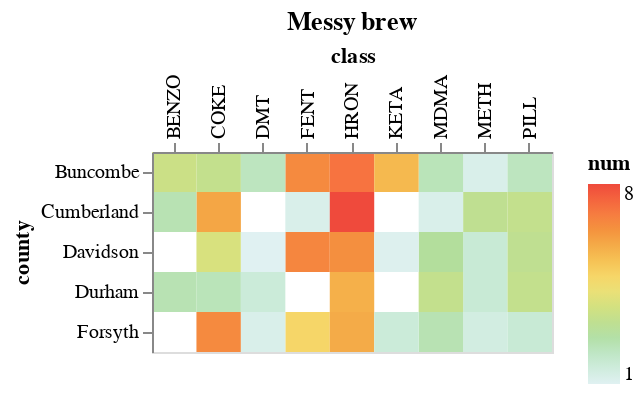

Write notebook code for a chart like this one.
### Code cell
import altair as alt
import pandas as pd

# Since the data is more than 5,000 rows we'll import it from a URL
source = pd.read_csv("/Users/nabarun/Dropbox/Mac/Desktop/testdata.csv")

alt.Chart(
    source,
    title="Drug purity Metrics"
).mark_rect().encode(
    x=alt.Y('class:N', axis=alt.Axis(orient='top')),
    y=alt.Y('county:N'),
    color=alt.Color('num:Q', scale=alt.Scale(scheme="lightmulti")),
    tooltip=[
        alt.Tooltip('date:T', title='Latest'),
        alt.Tooltip('n:Q', title='Number of samples')
    ]       
).properties(
    width=200,
    title="Messy brew"
)

### Figure 1 — Vega-Lite specification as saved in the notebook (floating-point values rounded to 4 significant figures)
{"config": {"view": {"continuousWidth": 400, "continuousHeight": 300}}, "data": {"name": "data-cd0669cf638f008b724b50fc9d528620"}, "mark": "rect", "encoding": {"color": {"field": "num", "scale": {"scheme": "lightmulti"}, "type": "quantitative"}, "tooltip": [{"field": "date", "title": "Latest", "type": "temporal"}, {"field": "n", "title": "Number of samples", "type": "quantitative"}], "x": {"axis": {"orient": "top"}, "field": "class", "type": "nominal"}, "y": {"field": "county", "type": "nominal"}}, "title": "Messy brew", "width": 200, "$schema": "https://vega.github.io/schema/vega-lite/v4.17.0.json", "datasets": {"data-cd0669cf638f008b724b50fc9d528620": [{"county": "Buncombe", "class": "METH", "num": "1.2", "date": "1/6/23", "n": 1}, {"county": "Buncombe", "class": "FENT", "num": "6.2", "date": "1/6/23", "n": 2}, {"county": "Buncombe", "class": "COKE", "num": "3.1", "date": "1/6/23", "n": 3}, {"county": "Buncombe", "class": "MDMA", "num": "2.2", "date": "1/6/23", "n": 4}, {"county": "Buncombe", "class": "HRON", "num": "6.7", "date": "1/6/23", "n": 5}, {"county": "Buncombe", "class": "PILL", "num": "2.1", "date": "1/6/23", "n": 6}, {"county": "Buncombe", "class": "BENZO", "num": "3.3", "date": "1/6/23", "n": 7}, {"county": "Buncombe", "class": "KETA", "num": "5.2", "date": "1/6/23", "n": 8}, {"county": "Buncombe", "class": "DMT", "num": "2.1", "date": "1/6/23", "n": 9}, {"county": "Cumberland", "class": "METH", "num": "3", "date": "1/6/23", "n": 10}, {"county": "Cumberland", "class": "FENT", "num": "1.2", "date": "1/6/23", "n": 11}, {"county": "Cumberland", "class": "COKE", "num": "5.6", "date": "1/6/23", "n": 12}, {"county": "Cumberland", "class": "MDMA", "num": "1.2", "date": "1/6/23", "n": 13}, {"county": "Cumberland", "class": "HRON", "num": "7.5", "date": "1/6/23", "n": 14}, {"county": "Cumberland", "class": "PILL", "num": "3.1", "date": "1/6/23", "n": 15}, {"county": "Cumberland", "class": "BENZO", "num": "2.3", "date": "1/6/23", "n": 16}, {"county": "Cumberland", "class": "KETA", "num": null, "date": "1/6/23", "n": 17}, {"county": "Cumberland", "class": "DMT", "num": null, "date": "1/6/23", "n": 18}, {"county": "Davidson", "class": "METH", "num": "1.7", "date": "1/6/23", "n": 19}, {"county": "Davidson", "class": "FENT", "num": "6.3", "date": "1/6/23", "n": 20}, {"county": "Davidson", "class": "COKE", "num": "3.6", "date": "1/6/23", "n": 21}, {"county": "Davidson", "class": "MDMA", "num": "2.7", "date": "1/6/23", "n": 22}, {"county": "Davidson", "class": "HRON", "num": "6.1", "date": "1/6/23", "n": 23}, {"county": "Davidson", "class": "PILL", "num": "3", "date": "1/6/23", "n": 24}, {"county": "Davidson", "class": "BENZO", "num": null, "date": "1/6/23", "n": 25}, {"county": "Davidson", "class": "KETA", "num": "1.1", "date": "1/6/23", "n": 26}, {"county": "Davidson", "class": "DMT", "num": "1", "date": "1/6/23", "n": 27}, {"county": "Durham", "class": "METH", "num": "1.7", "date": "1/6/23", "n": 28}, {"county": "Durham", "class": "FENT", "num": "7-Jan", "date": "1/6/23", "n": 29}, {"county": "Durham", "class": "COKE", "num": "2.2", "date": "1/6/23", "n": 30}, {"county": "Durham", "class": "MDMA", "num": "3.1", "date": "1/6/23", "n": 31}, {"county": "Durham", "class": "HRON", "num": "5.4", "date": "1/6/23", "n": 32}, {"county": "Durham", "class": "PILL", "num": "3.1", "date": "1/6/23", "n": 33}, {"county": "Durham", "class": "BENZO", "num": "2.3", "date": "1/6/23", "n": 34}, {"county": "Durham", "class": "KETA", "num": null, "date": "1/6/23", "n": 35}, {"county": "Durham", "class": "DMT", "num": "1.6", "date": "1/6/23", "n": 36}, {"county": "Forsyth", "class": "METH", "num": "1.4", "date": "1/6/23", "n": 37}, {"county": "Forsyth", "class": "FENT", "num": "4.5", "date": "1/6/23", "n": 38}, {"county": "Forsyth", "class": "COKE", "num": "6.2", "date": "1/6/23", "n": 39}, {"county": "Forsyth", "class": "MDMA", "num": "2.3", "date": "1/6/23", "n": 40}, {"county": "Forsyth", "class": "HRON", "num": "5.5", "date": "1/6/23", "n": 41}, {"county": "Forsyth", "class": "PILL", "num": "1.7", "date": "1/6/23", "n": 42}, {"county": "Forsyth", "class": "BENZO", "num": null, "date": "1/6/23", "n": 43}, {"county": "Forsyth", "class": "KETA", "num": "1.6", "date": "1/6/23", "n": 44}, {"county": "Forsyth", "class": "DMT", "num": "1.2", "date": "1/6/23", "n": 45}]}}
